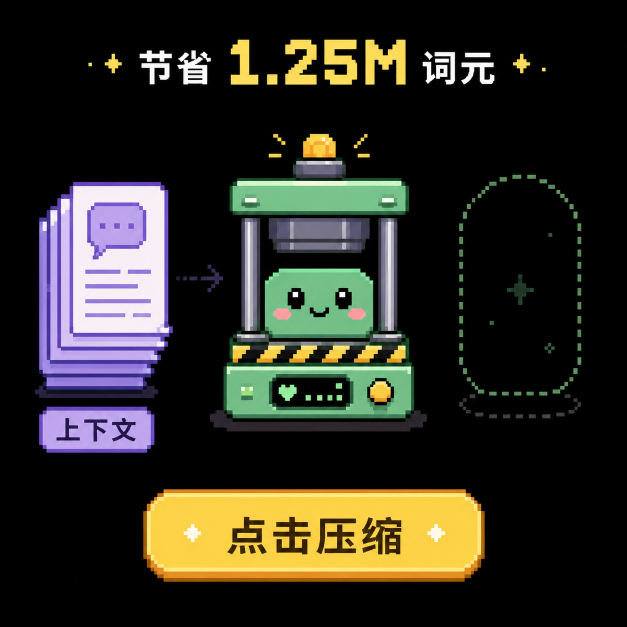
#> input picture docs/assets/compressor/01-idle.png, 1254 x 1254 px (shown at 1/2 size)
$ python png_to_pack.py
#> lines starting #> are read from the running program, lines starting #| are printed output that depends on the picture
"""Rasterize compressor PNGs into one 240x240 RGB565 strip for LVGL."""
from __future__ import annotations

from pathlib import Path

from PIL import Image

ROOT = Path(__file__).resolve().parents[1]
SRC = ROOT.parent / "docs" / "assets" / "compressor"
OUT_DIR = ROOT / "src" / "assets" / "pack"
OUT_BIN = OUT_DIR / "frames.rgb565"
W = 240
H = 240
FILES = (
    "01-idle.png",
    "03-feeding.png",
    "04-compressing.png",
    "02-reward.png",
)


def rgb565(r: int, g: int, b: int) -> int:
    return ((r & 0xF8) << 8) | ((g & 0xFC) << 3) | (b >> 3)


def main() -> None:
    OUT_DIR.mkdir(parents=True, exist_ok=True)
    blob = bytearray()
    for name in FILES:
        im = Image.open(SRC / name).convert("RGB").resize((W, H), Image.Resampling.NEAREST)
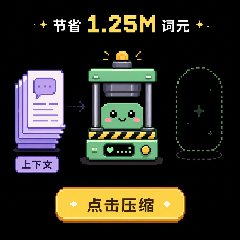
#> im: PIL image 240x240 RGB; mean R, G, B 47.8, 45.6, 36.1
        for r, g, b in im.getdata():
            v = rgb565(r, g, b)
            blob.append(v & 0xFF)
            blob.append(v >> 8)
#> this loop made 57600 passes
#> (r, g, b) on passes 1 to 3: (0, 0, 0), (0, 0, 0), (1, 1, 1)
        print(name, im.size)
#| 01-idle.png (240, 240)
#> pass 2 of the loop in main, `for name in FILES:`:
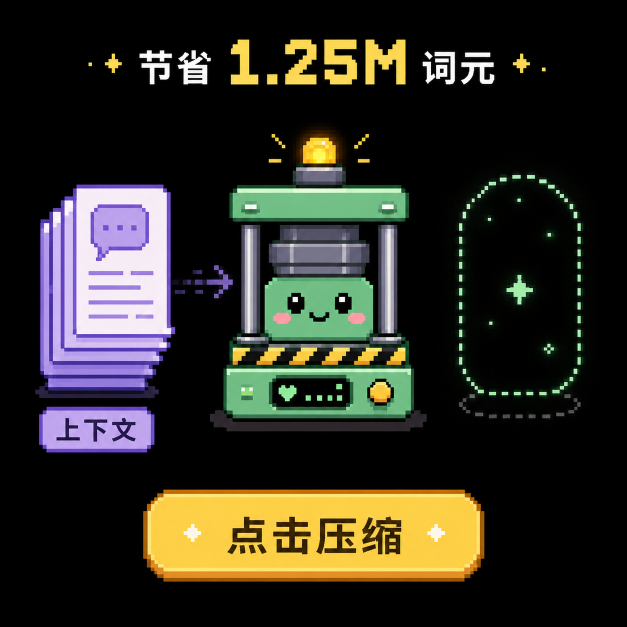
#> input picture docs/assets/compressor/03-feeding.png, 1254 x 1254 px (shown at 1/2 size)
#> in main, `im = Image.open(SRC / name).convert("RGB").resize((W, H), Image.Resamp..`:
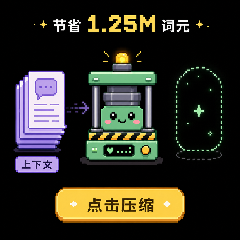
#> im: PIL image 240x240 RGB; mean R, G, B 47.5, 45.5, 36.1
#> the loop in main, `for r, g, b in im.getdata():` made 57600 passes
#> (r, g) on passes 1 to 3: (0, 0), (0, 0), (1, 1)
#| 03-feeding.png (240, 240)
#> pass 3 of the loop in main, `for name in FILES:`:
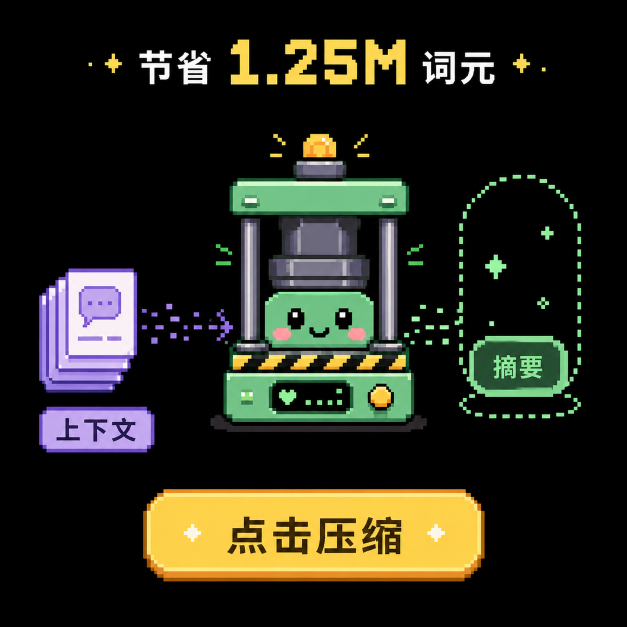
#> input picture docs/assets/compressor/04-compressing.png, 1254 x 1254 px (shown at 1/2 size)
#> in main, `im = Image.open(SRC / name).convert("RGB").resize((W, H), Image.Resamp..`:
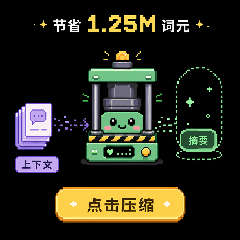
#> im: PIL image 240x240 RGB; mean R, G, B 42, 41.5, 29.7
#> the loop in main, `for r, g, b in im.getdata():` made 57600 passes
#| 04-compressing.png (240, 240)
#> the loop made 4 passes; the first 3 are shown
    OUT_BIN.write_bytes(blob)
    print("wrote", OUT_BIN, "bytes", len(blob), "frames", len(FILES))


if __name__ == "__main__":
    main()
